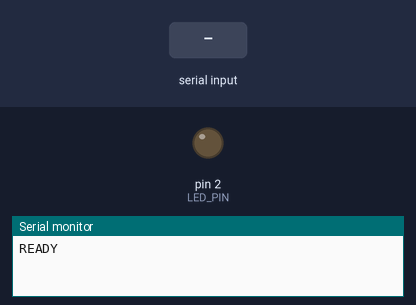
A sketch run on a simulated Arduino Uno, built with avr-gcc and run on an emulated ATmega328P. Shown: output pins drawn as LEDs (lit = HIGH), the last lines printed to the serial monitor. The test bench sets the inputs (shaded band).

Above: at 1.3 s.
1.4 s: "LED_ON\n" received over Serial
At 1.8 s:
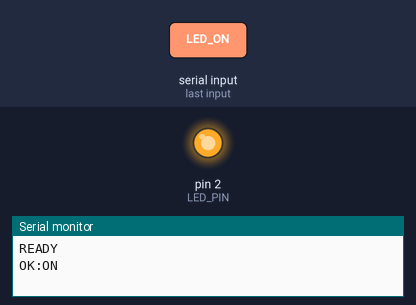
2.9 s: "LED_OFF\n" received over Serial
At 4.1 s:
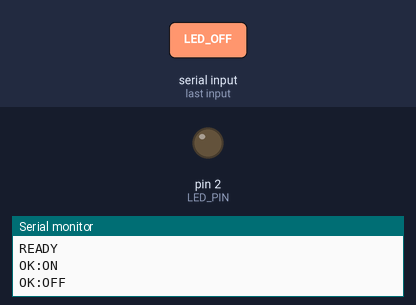
Timing chart, 0 to 5.9 s (numbered marks = the images above; inputs shaded):
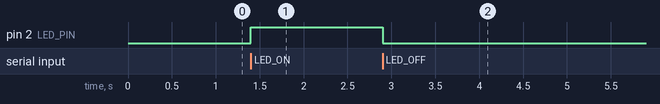

The sketch:

serial_led.ino
```cpp
/**
 * serial_led.ino — ESP32 firmware for Arduino+ESP32 serial integration test.
 *
 * Listens on UART0 (Serial / GPIO1=TX, GPIO3=RX) for commands from an Arduino Uno:
 *   "LED_ON\n"  → turn GPIO2 LED on,  reply "OK:ON\n"
 *   "LED_OFF\n" → turn GPIO2 LED off, reply "OK:OFF\n"
 *   "PING\n"    → reply "PONG\n"  (connection check)
 *
 * Unknown commands are silently ignored (no crash).
 *
 * ── Compile (arduino-esp32 2.0.17) ────────────────────────────────────────
 *   arduino-cli compile \
 *     --fqbn esp32:esp32:esp32:FlashMode=dio \
 *     --output-dir test/esp32-emulator/out_serial_led \
 *     test/esp32-emulator/sketches/serial_led
 *
 * ── Merge to 4 MB flash image required by QEMU ────────────────────────────
 *   esptool.py --chip esp32 merge_bin --fill-flash-size 4MB \
 *     -o test/esp32-emulator/binaries_lcgamboa/serial_led.ino.merged.bin \
 *     --flash_mode dio --flash_size 4MB \
 *     0x1000  test/esp32-emulator/out_serial_led/serial_led.ino.bootloader.bin \
 *     0x8000  test/esp32-emulator/out_serial_led/serial_led.ino.partitions.bin \
 *     0x10000 test/esp32-emulator/out_serial_led/serial_led.ino.bin
 *
 * ── GPIO pinmap in lcgamboa ────────────────────────────────────────────────
 *   Identity mapping: pinmap position i → GPIO (i-1).
 *   GPIO2 → position 3 in the pinmap → picsimlab_write_pin(pin=3, value).
 *   In the Python test / Esp32LibBridge: gpio_change events arrive as pin=2.
 */

#define LED_PIN 2

void setup() {
  Serial.begin(115200);
  pinMode(LED_PIN, OUTPUT);
  digitalWrite(LED_PIN, LOW);

  // Small delay so QEMU UART listener is ready before we write
  delay(100);
  Serial.println("READY");
}

void loop() {
  if (Serial.available() > 0) {
    String cmd = Serial.readStringUntil('\n');
    cmd.trim();

    if (cmd == "LED_ON") {
      digitalWrite(LED_PIN, HIGH);
      Serial.println("OK:ON");
    } else if (cmd == "LED_OFF") {
      digitalWrite(LED_PIN, LOW);
      Serial.println("OK:OFF");
    } else if (cmd == "PING") {
      Serial.println("PONG");
    }
    // Unknown commands silently ignored
  }
}
```

Measured:
- after the input at 1.4 s, pin 2 (LED_PIN): LOW → HIGH at once
- after the input at 2.9 s, pin 2 (LED_PIN): HIGH → LOW at once
